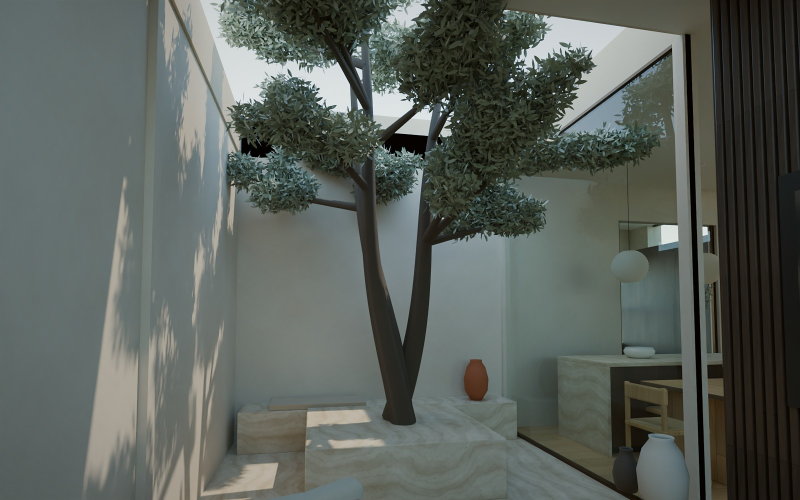
#> input picture ahmed_house/renders/courtyard_day.jpg, 1600 x 1000 px (shown at 1/2 size)
$ python post.py ../renders/courtyard_day.jpg ../renders/ensuite_day.jpg
#> lines starting #> are read from the running program, lines starting #| are printed output that depends on the picture
"""photographic finish: highlight bloom, gentle vignette, warm split-tone, slight sharpening"""
import sys
import numpy as np
from PIL import Image, ImageFilter
from scipy.ndimage import gaussian_filter

def finish(src, dst, bloom=0.12, vig=0.18, warm=0.03, eve=False):
#> called with src = '../renders/courtyard_day.jpg', dst = '../renders/ensuite_day.jpg', bloom = 0.12, vig = 0.18, warm = 0.03, eve = False
    im = np.asarray(Image.open(src).convert('RGB')).astype(np.float32) / 255
    h, w, _ = im.shape
#> h = 1000; w = 1600
    # bloom from bright areas
    lum = im.mean(axis=2)
    thr = 0.78 if not eve else 0.62
    hi = np.clip((lum - thr) / (1 - thr), 0, 1)[..., None] * im
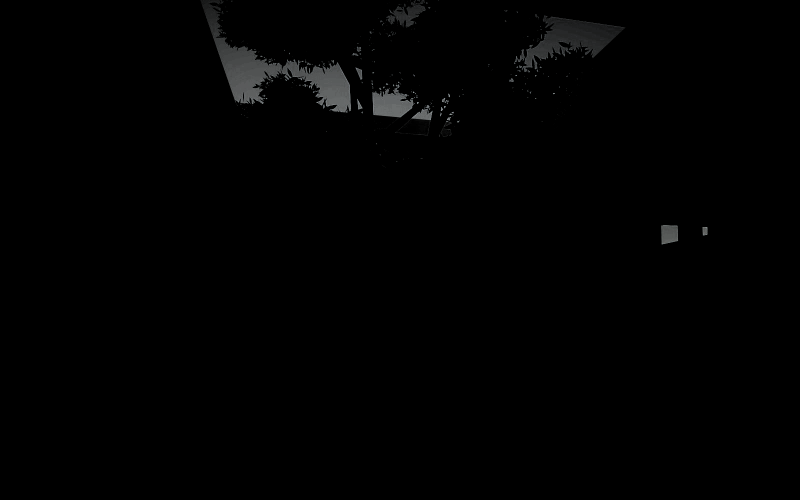
#> hi: shape (1000, 1600, 3) float32 (shown at 1/2 size); mean R, G, B 0.00634, 0.00654, 0.00658
    s = max(h, w) / 1600
#> s = 1
    bl = sum(gaussian_filter(hi, (r * s, r * s, 0)) * wgt for r, wgt in ((6, 0.5), (24, 0.35), (70, 0.25)))
    im = 1 - (1 - im) * (1 - np.clip(bl * (bloom * (1.6 if eve else 1.0)), 0, 1))
    # warm grade: lift shadows slightly warm, keep highlights neutral
    sh = (1 - lum)[..., None] ** 2
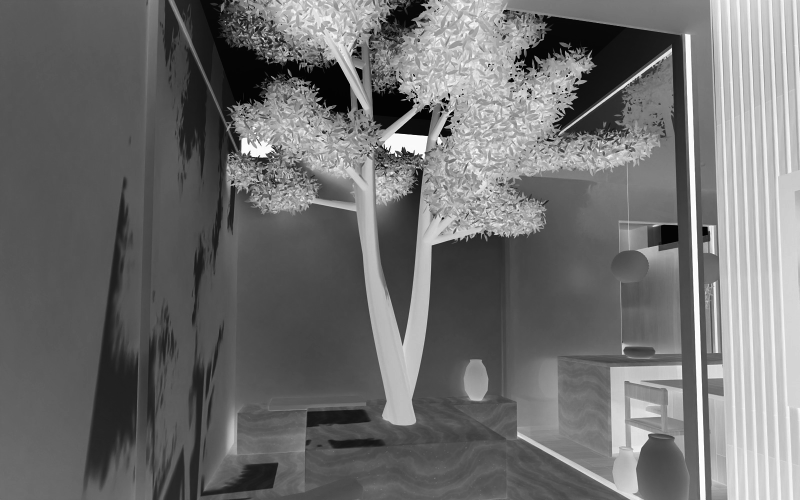
#> sh: shape (1000, 1600, 1) float32 (shown at 1/2 size); min 0.00134, max 1, mean 0.437
    im = im + sh * np.array([warm, warm * 0.45, -warm * 0.4]) * 0.6
    # gentle global warmth + saturation for day shots (renders read slightly cool)
    if not eve:
        im = im * np.array([1.025, 1.0, 0.955])
        g = im.mean(axis=2, keepdims=True)
        im = g + (im - g) * 1.08
    # vignette
    yy, xx = np.mgrid[0:h, 0:w]
    r = np.sqrt(((xx - w / 2) / (w / 2)) ** 2 + ((yy - h / 2) / (h / 2)) ** 2) / np.sqrt(2)
    im = im * (1 - vig * r[..., None] ** 2.2)
    out = Image.fromarray((np.clip(im, 0, 1) * 255).astype(np.uint8))
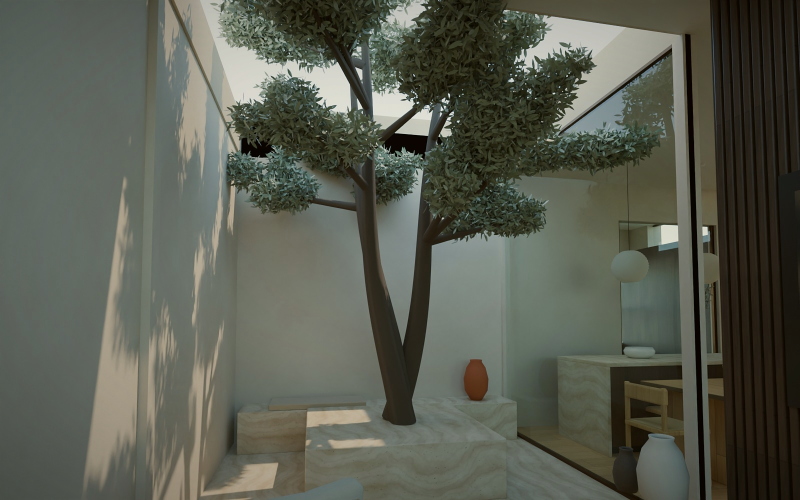
#> out: PIL image 1600x1000 RGB (shown at 1/2 size); mean R, G, B 89.1, 92.1, 80.4
    out = out.filter(ImageFilter.UnsharpMask(radius=1.2, percent=35, threshold=2))
    out.save(dst, quality=93) if dst.lower().endswith('.jpg') else out.save(dst)

if __name__ == '__main__':
    finish(sys.argv[1], sys.argv[2], eve=('eve' in sys.argv[1] or 'dusk' in sys.argv[1]))

$ run again, on ahmed_house/renders/entry_eve.jpg
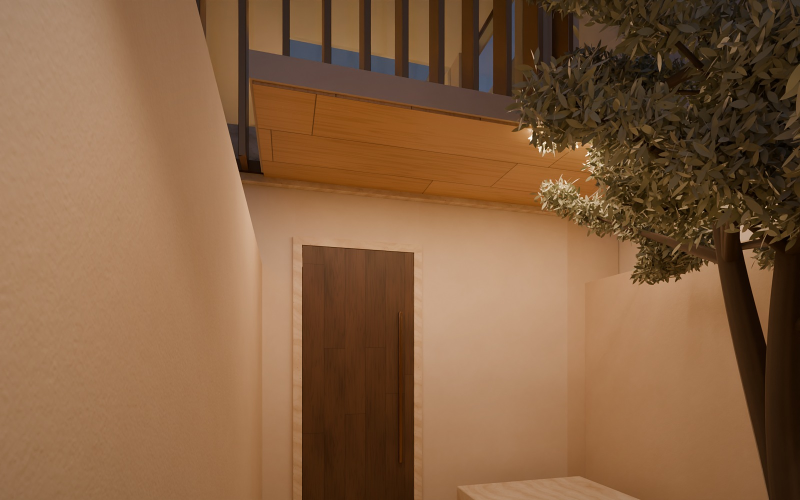
#> input picture ahmed_house/renders/entry_eve.jpg, 1600 x 1000 px (shown at 1/2 size)
#> in finish, `bl = sum(gaussian_filter(hi, (r * s, r * s, 0)) * wgt for r, wgt in ((..`:
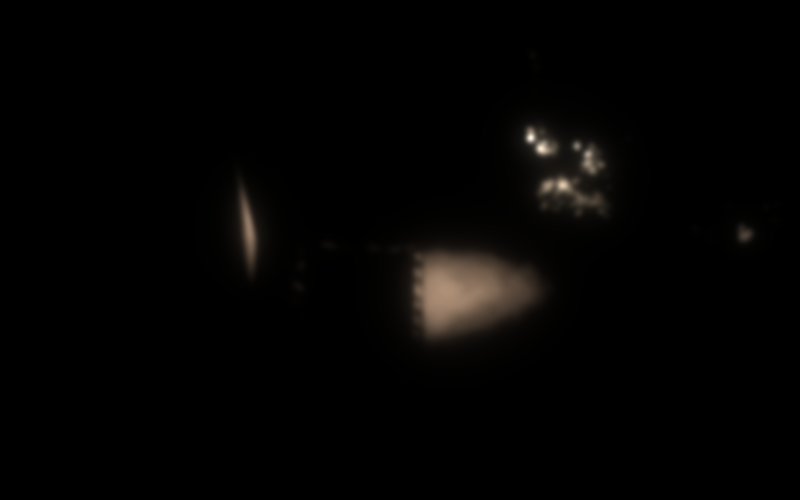
#> bl: shape (1000, 1600, 3) float32 (shown at 1/2 size); mean R, G, B 0.00179, 0.0015, 0.00125; drawn with min black and max white
#> in finish, `sh = (1 - lum)[..., None] ** 2`:
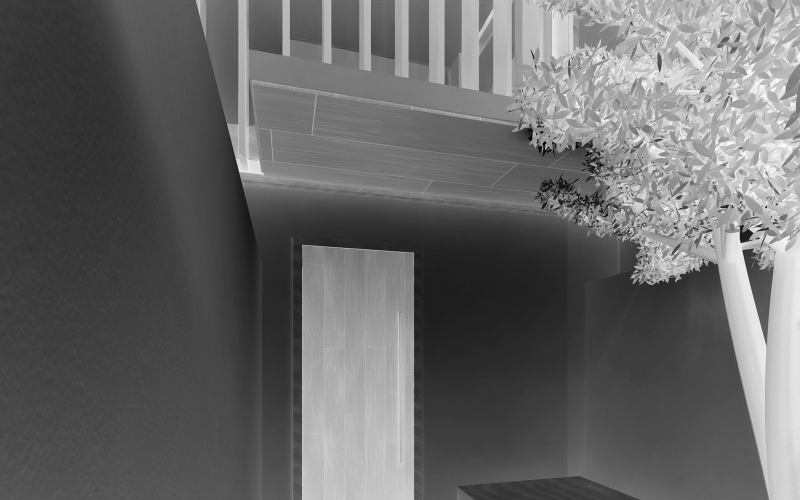
#> sh: shape (1000, 1600, 1) float32 (shown at 1/2 size); min 0.000207, max 0.997, mean 0.405

$ run again, on ahmed_house/renders/hall_day.jpg
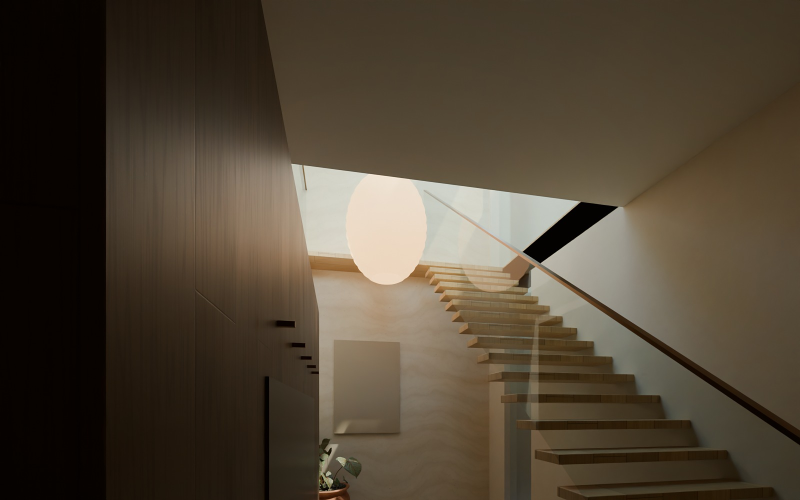
#> input picture ahmed_house/renders/hall_day.jpg, 1600 x 1000 px (shown at 1/2 size)
#> in finish, `hi = np.clip((lum - thr) / (1 - thr), 0, 1)[..., None] * im`:
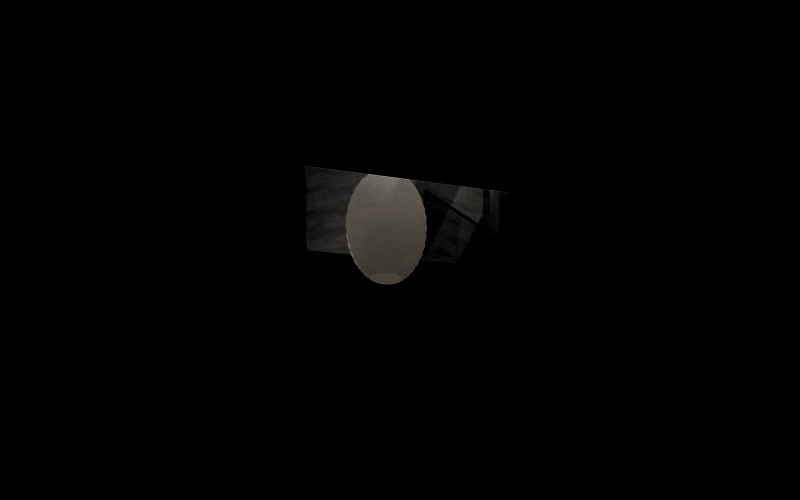
#> hi: shape (1000, 1600, 3) float32 (shown at 1/2 size); mean R, G, B 0.00748, 0.00706, 0.0065
#> in finish, `sh = (1 - lum)[..., None] ** 2`:
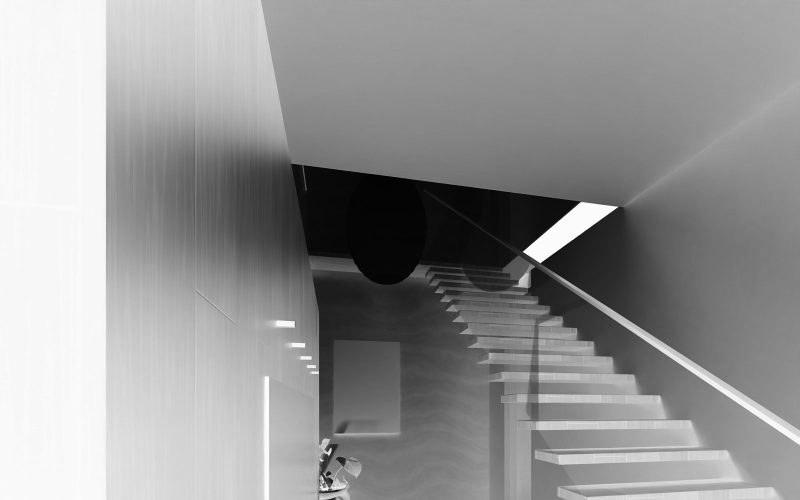
#> sh: shape (1000, 1600, 1) float32 (shown at 1/2 size); min 0.00575, max 1, mean 0.582

$ run again, on ahmed_house/renders/kitchen_day.jpg
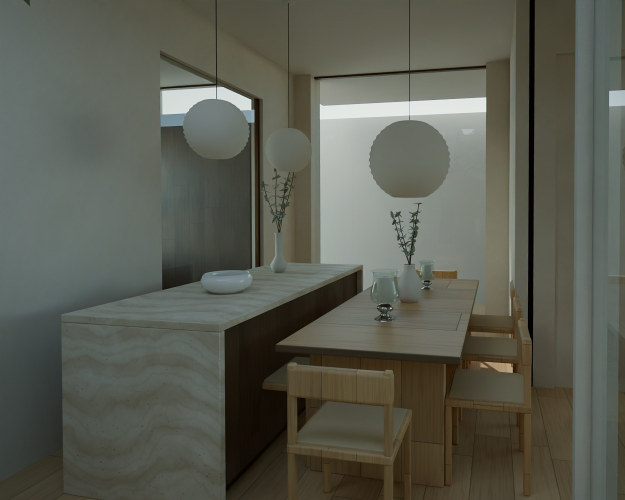
#> input picture ahmed_house/renders/kitchen_day.jpg, 1250 x 1000 px (shown at 1/2 size)
#> in finish, `sh = (1 - lum)[..., None] ** 2`:
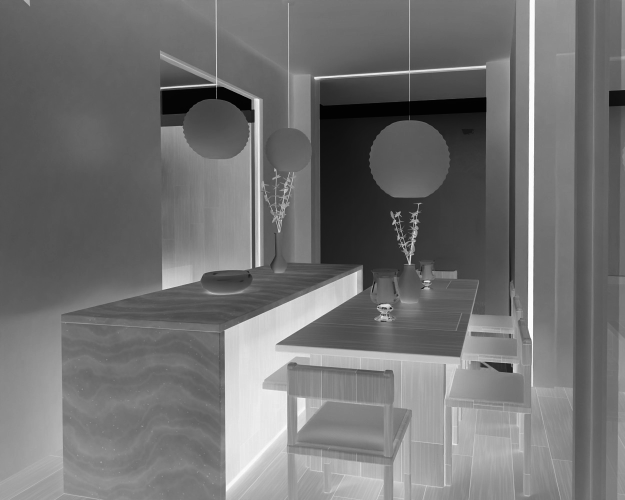
#> sh: shape (1000, 1250, 1) float32 (shown at 1/2 size); min 0.00394, max 1, mean 0.448
#> in finish, `g = im.mean(axis=2, keepdims=True)`:
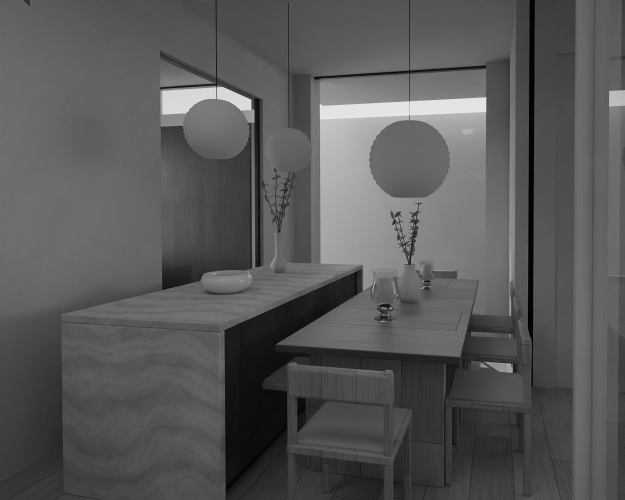
#> g: shape (1000, 1250, 1) float64 (shown at 1/2 size); min 0.00656, max 0.933, mean 0.346
